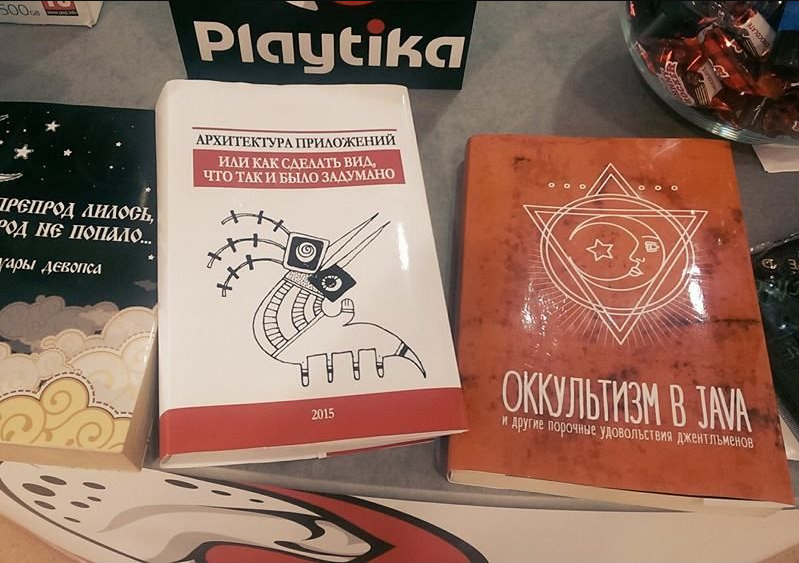
#> input picture data/test.png, 799 x 563 px
$ python 01_image_drawing.py
#> lines starting #> are read from the running program, lines starting #| are printed output that depends on the picture
#
# Урок 01. Рисование поверх изображения, прямоугольники, круги, текст
#
# Документация:
#   https://docs.opencv.org/2.4/modules/core/doc/drawing_functions.html
# Статьи с примерами:
#   https://arboook.com/kompyuternoe-zrenie/operatsii-s-tsvetom-v-opencv3-i-python/
#   https://robotclass.ru/tutorials/opencv-video-text-drawings/
# !Замечание:
#   Обязательно в программе должен быть код cv2.waitKey, с какой-нибудь задержкой,
#   иначе не отобразится окно в RaspberryPi(в этот момент происходит обработка сообщений)
#

import cv2

# Загрузить изображение png/jpg (gif не поддерживается, потому что требует лицензию)
image = cv2.imread("./data/test.png")
#> image is the input picture: shape (563, 799, 3); mean B, G, R 98.2, 113.5, 147

# Отобразить изображение в окне с именем "Source image"
cv2.imshow("Source image", image)

# Создадим копию, чтобы не испортить исходное изображение
output = image.copy()

# shape - кортеж(массив) содержащий размер изображения,
# третья компонента количество байт на цвет.
print("Height", image.shape[0])
#| Height 563
print("Width", image.shape[1])
#| Width 799
print("Channels", image.shape[2])
#| Channels 3
(h, w, _) = image.shape
#> h = 563; w = 799

# Рисуем прямоугольник на изображении
# rectangle(изображение, координаты 1-го угла, координаты 2-го угла, цвет bgr/яркость, толщина линии)
# Левый верхний угол 0,0
# !Замечание: координаты в функциях opencv: (x,y)
# (при использовании image, как массива, наоборот вначале строки, потом столбцы)
(x1, y1) = (260, 80)
(x2, y2) = (410, 240)
cv2.rectangle(output, (x1, y1), (x2, y2), (0, 255, 255), 10)
cv2.imshow("Result", output)

# Рисуем линию
# line(изображение, координаты 1-й точки, координаты 2-й точки, цвет, толщина линии)
cv2.line(output, (0, 0), (w, h), (0, 0, 255), 5)
cv2.imshow("Result", output)

# Рисуем окружность
# circle(изображение, координаты центра, радиус, цвет, толщина линии)
cv2.circle(output, (w//2, h//2), 140, (0, 255, 255), 10)
cv2.imshow("Result", output)

# Пишем текст
# putText(изображение, текст, нижний-левый угол, шрифт, размер шрифта, цвет bgr, толщина линий)
# шрифт, один из:
# cv2.FONT_HERSHEY_SIMPLEX, cv2.FONT_HERSHEY_PLAIN, cv2.FONT_HERSHEY_DUPLEX, cv2.FONT_HERSHEY_COMPLEX, cv2.FONT_HERSHEY_TRIPLEX, cv2.FONT_HERSHEY_COMPLEX_SMALL, cv2.FONT_HERSHEY_SCRIPT_SIMPLEX, cv2.FONT_HERSHEY_SCRIPT_COMPLEX
# можно комбинировать с FONT_ITALIC для получения наклонных букв
# Размер шрифта для увеличения в два раза — пишем 2, для уменьшения в 2 раза — 0.5
# !Возможны проблемы с русскими буквами, вместо них отображает ???
cv2.putText(output, "Opa gangam style!", (15, 150),cv2.FONT_HERSHEY_SIMPLEX, 1.5, (0, 150, 0), 6)
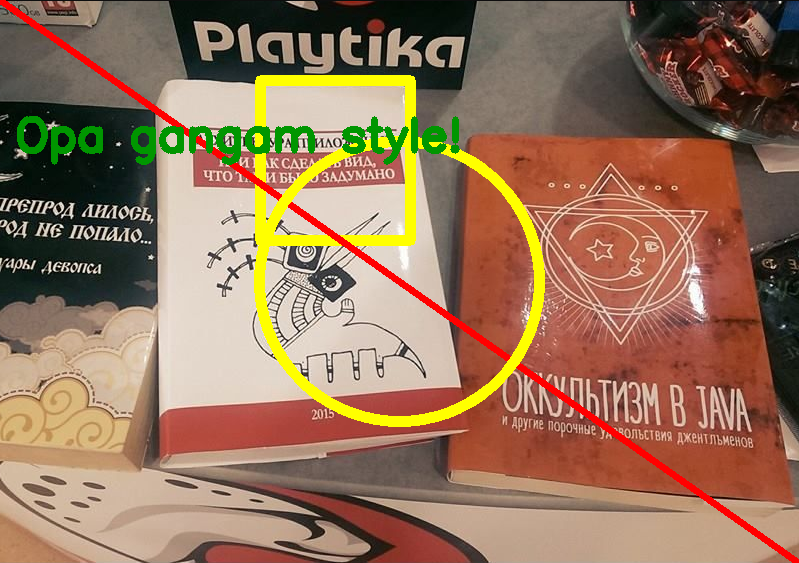
#> output: shape (563, 799, 3); mean B, G, R 90.8, 116.1, 148.7
cv2.imshow("Result", output)

# Бесконечно ожидаем, нажатия любой клавиши
# waitKey(задержка в миллисекундах)
cv2.waitKey(0)

# запишем изображение на диск в формате png
cv2.imwrite("./data/test_drawing.png", output)

# Закрыть все окна
# На RaspberryPi лучше закрывать все окна, могут остаться после завершения программы
cv2.destroyAllWindows()

$ run again, with data/line_recognize.png copied over data/test.png
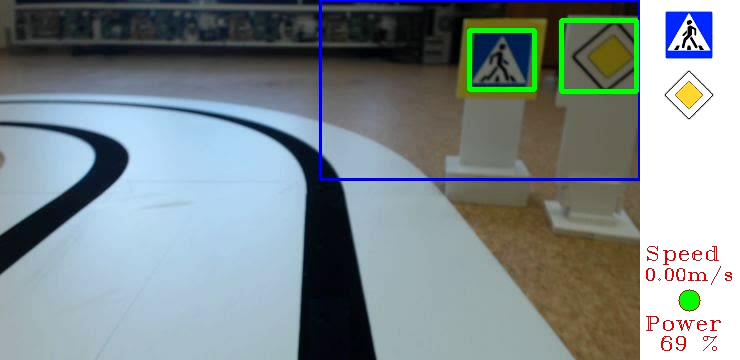
#> input picture data/line_recognize.png, 740 x 360 px
#> image is the input picture: shape (360, 740, 3); mean B, G, R 142.2, 139.4, 127.6
#| Height 360
#| Width 740
#| Channels 3
#> `cv2.putText(output, "Opa gangam style!", (15, 150),cv2.FONT_HERSHEY_SI..`:
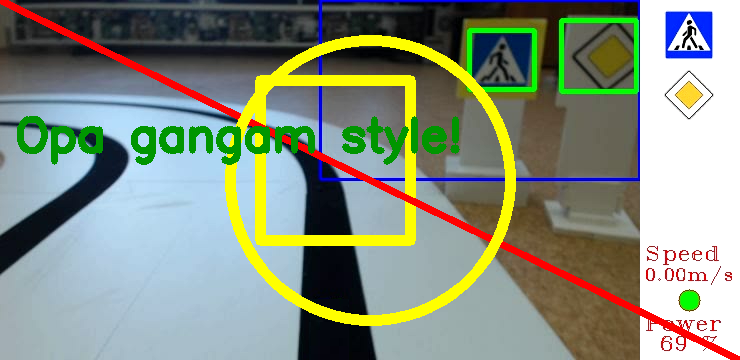
#> output: shape (360, 740, 3); mean B, G, R 127.7, 144.2, 135
